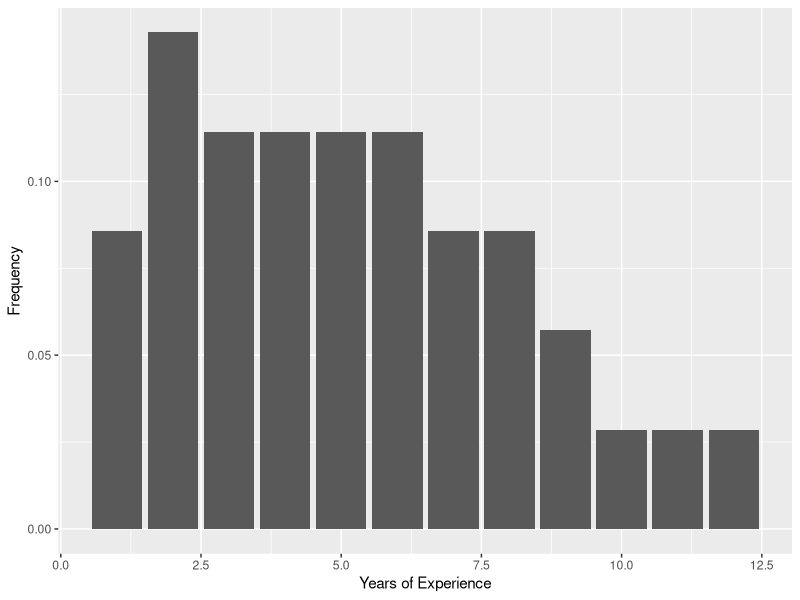
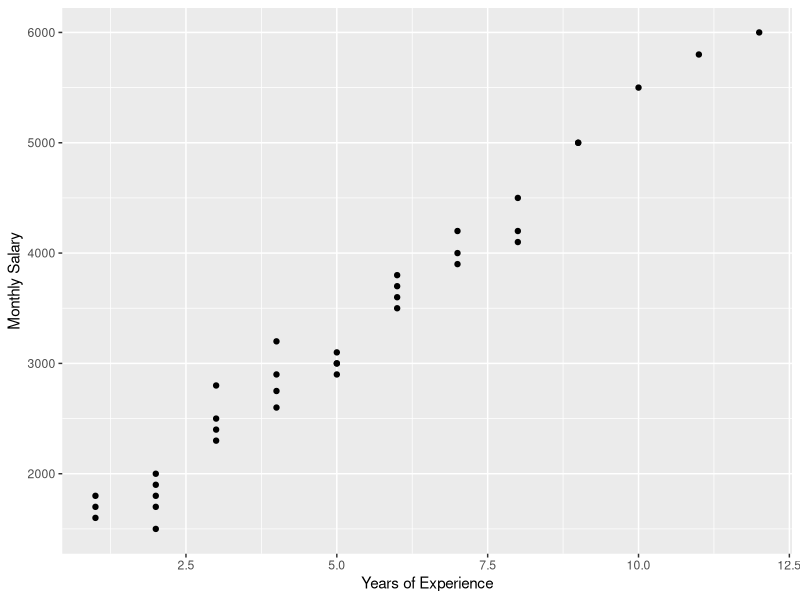

Recreate these plots in R, in order.
#Q2(a)

employees <- read.csv("employees.csv")
employees$Salary_Per_Year <- employees$Monthly_Salary * 12

#Q2(b)

male_average_salary <- mean(employees$Salary_Per_Year[employees$Gender == "Male"])
female_average_salary <- mean(employees$Salary_Per_Year[employees$Gender == "Female"])
cat("The average salary per year for male employees is ", male_average_salary, "\n")
cat("The average salary per year for female employees is ", female_average_salary, "\n")

#Q2(c)

library(ggplot2)

ggplot(data = employees) + geom_bar(mapping = aes(x = Years_of_Experience, y = after_stat(prop), group = 1)) + 
  xlab("Years of Experience") + ylab("Frequency")

#Q2(d)
ggplot(data = employees) +geom_point(mapping = aes(x = Years_of_Experience, y = Monthly_Salary)) +
  xlab("Years of Experience") + ylab("Monthly Salary")


#This is the end ofthe answer for Q2
